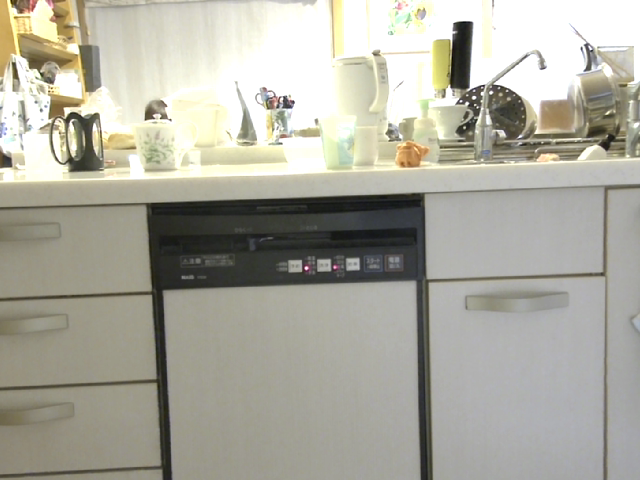
#> input picture opencv/led.png, 640 x 480 px
$ python test.py
#> lines starting #> are read from the running program, lines starting #| are printed output that depends on the picture; after the words box and inside, x2 and y2 are one past the last pixel; in counts of white or black regions, pixels touching at a corner belong together
import cv2
import numpy as np

image_file = 'led.png'
frame	= cv2.imread(image_file)
#> frame is the input picture: shape (480, 640, 3); mean B, G, R 159, 170.8, 172.4
hsv		= cv2.cvtColor(frame, cv2.COLOR_BGR2HSV)
#> hsv: shape (480, 640, 3); mean H, S, V 30, 23.4, 173.1

lower	= np.array([0,100,200])
upper	= np.array([30,255,255])

mask	= cv2.inRange(hsv, lower, upper)
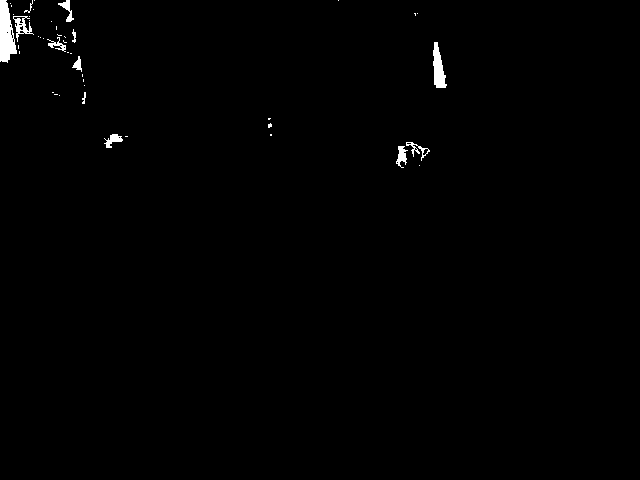
#> mask: shape (480, 640); 0.7% white; 45 white regions (33 under 20 px), largest, box (x1, y1, x2, y2) and area: (0, 0, 17, 63) 716, (433, 42, 447, 88) 389, (13, 16, 34, 42) 198
res		= cv2.bitwise_and(frame, frame, mask=mask)

# 合体！
ledarea = cv2.countNonZero(mask)
#> ledarea = 2162
if ledarea >= 0:
	cv2.putText(res, "RED :"+str(ledarea)+" pixels", (200,200), cv2.FONT_HERSHEY_SIMPLEX, 1, (0,0,255), 2, cv2.LINE_AA)
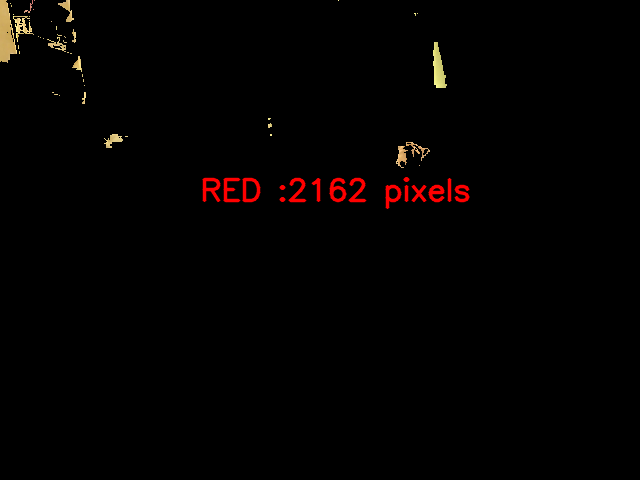
#> res: shape (480, 640, 3); mean B, G, R 0.8, 1.3, 3.3

cv2.imshow('res', res)
cv2.imshow('frame', frame)

cv2.waitKey(0)
cv2.destroyAllWindows()
